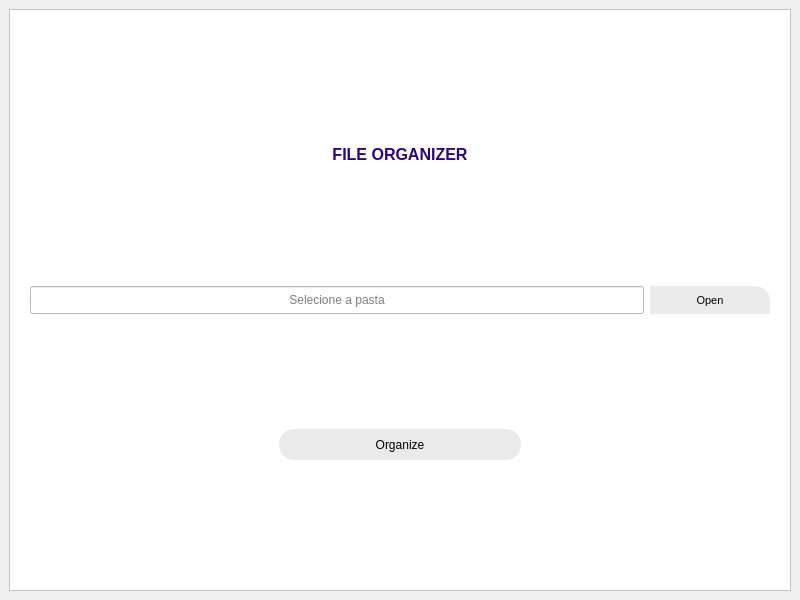
<?xml version="1.0" encoding="UTF-8"?>
<ui version="4.0">
 <class>MainWindow</class>
 <widget class="QMainWindow" name="MainWindow">
  <property name="geometry">
   <rect>
    <x>0</x>
    <y>0</y>
    <width>800</width>
    <height>600</height>
   </rect>
  </property>
  <property name="windowTitle">
   <string>MainWindow</string>
  </property>
  <widget class="QWidget" name="centralwidget">
   <layout class="QVBoxLayout" name="verticalLayout_2">
    <item>
     <widget class="QFrame" name="frame">
      <property name="styleSheet">
       <string notr="true">background-color: rgb(255, 255, 255);</string>
      </property>
      <property name="frameShape">
       <enum>QFrame::StyledPanel</enum>
      </property>
      <property name="frameShadow">
       <enum>QFrame::Raised</enum>
      </property>
      <layout class="QVBoxLayout" name="verticalLayout">
       <property name="leftMargin">
        <number>20</number>
       </property>
       <property name="topMargin">
        <number>20</number>
       </property>
       <property name="rightMargin">
        <number>20</number>
       </property>
       <property name="bottomMargin">
        <number>20</number>
       </property>
       <item>
        <widget class="QLabel" name="label">
         <property name="text">
          <string>&lt;html&gt;&lt;head/&gt;&lt;body&gt;&lt;p align=&quot;center&quot;&gt;&lt;img src=&quot;img/logo.png&quot;/&gt;&lt;/p&gt;&lt;p align=&quot;center&quot;&gt;&lt;span style=&quot; font-size:12pt; font-weight:600; color:#2f008d;&quot;&gt;FILE ORGANIZER&lt;/span&gt;&lt;/p&gt;&lt;/body&gt;&lt;/html&gt;</string>
         </property>
        </widget>
       </item>
       <item>
        <layout class="QHBoxLayout" name="horizontalLayout_2">
         <item>
          <widget class="QLineEdit" name="txt_path">
           <property name="minimumSize">
            <size>
             <width>0</width>
             <height>28</height>
            </size>
           </property>
           <property name="alignment">
            <set>Qt::AlignCenter</set>
           </property>
           <property name="placeholderText">
            <string>Selecione a pasta</string>
           </property>
          </widget>
         </item>
         <item>
          <widget class="QPushButton" name="btn_open">
           <property name="minimumSize">
            <size>
             <width>120</width>
             <height>28</height>
            </size>
           </property>
           <property name="font">
            <font>
             <pointsize>8</pointsize>
            </font>
           </property>
           <property name="cursor">
            <cursorShape>PointingHandCursor</cursorShape>
           </property>
           <property name="styleSheet">
            <string notr="true">QPushButton{border-top-right-radius:15px; background-color: rgb(234, 234, 234)}
QPushButton:hover{color:#fff; background-color: rgb(0, 157, 235)}</string>
           </property>
           <property name="text">
            <string>Open</string>
           </property>
          </widget>
         </item>
        </layout>
       </item>
       <item>
        <layout class="QHBoxLayout" name="horizontalLayout">
         <item>
          <widget class="QLabel" name="label_2">
           <property name="text">
            <string/>
           </property>
          </widget>
         </item>
         <item>
          <widget class="QPushButton" name="btn_organize">
           <property name="minimumSize">
            <size>
             <width>200</width>
             <height>31</height>
            </size>
           </property>
           <property name="cursor">
            <cursorShape>PointingHandCursor</cursorShape>
           </property>
           <property name="styleSheet">
            <string notr="true">QPushButton{background-color: rgb(234, 234, 234); border-radius: 15px}
QPushButton:hover{color:#fff; background-color: rgb(0, 157, 235)}</string>
           </property>
           <property name="text">
            <string>Organize</string>
           </property>
          </widget>
         </item>
         <item>
          <widget class="QLabel" name="label_3">
           <property name="text">
            <string/>
           </property>
          </widget>
         </item>
        </layout>
       </item>
      </layout>
     </widget>
    </item>
   </layout>
  </widget>
 </widget>
 <resources/>
 <connections/>
</ui>
